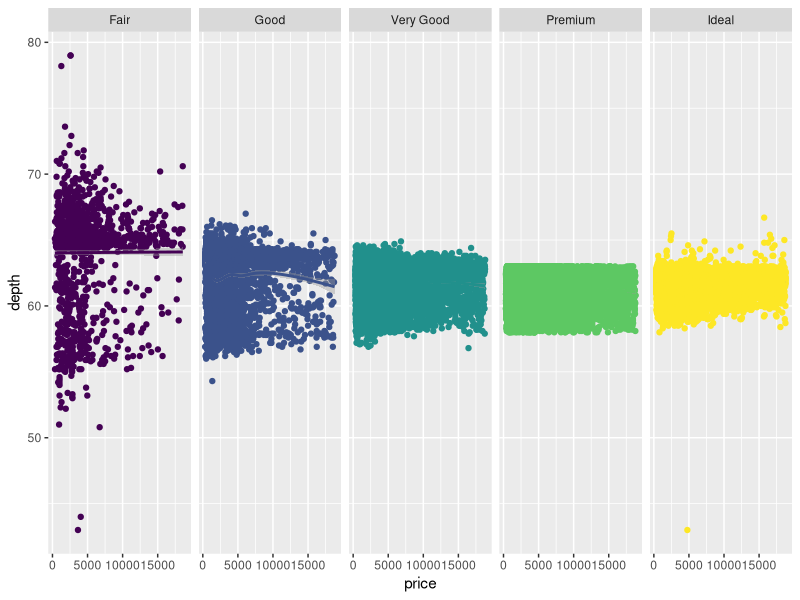
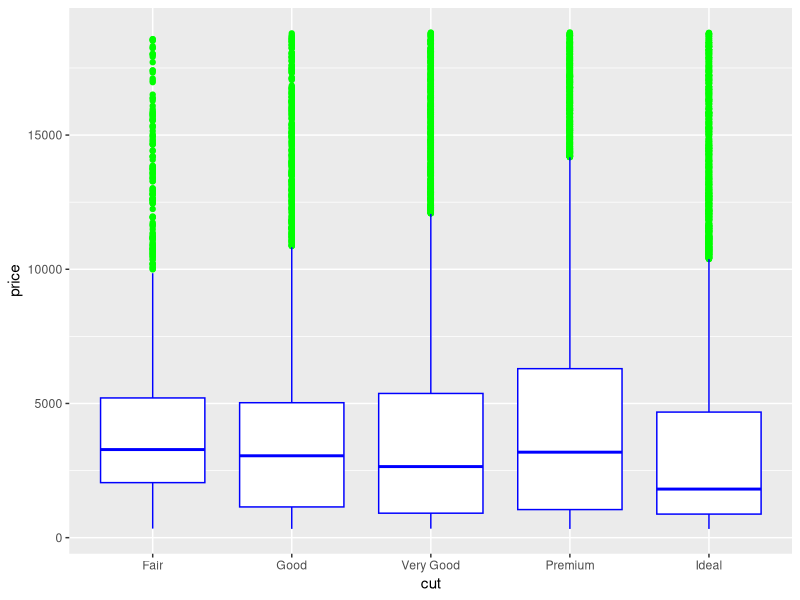
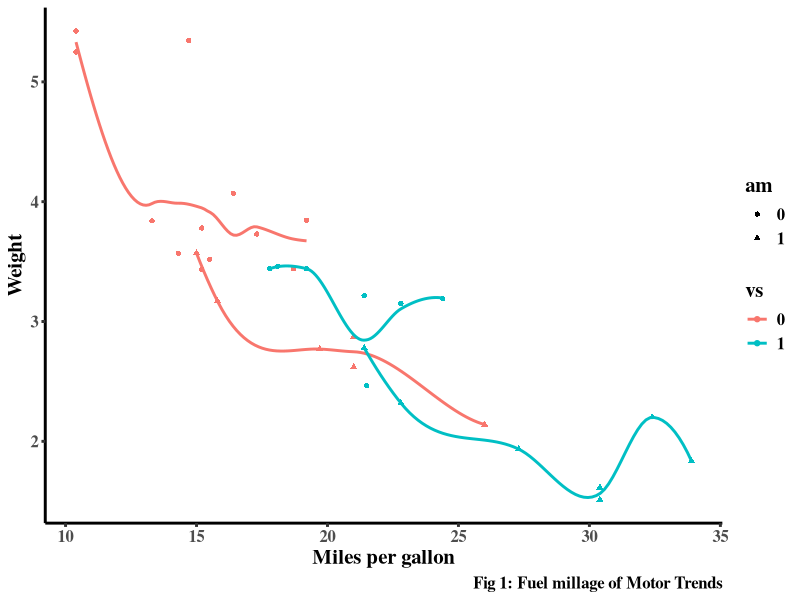

Generate these figures, in order, with R: (Note: this script raises an error after producing the figures.)

# Import the library ------------------------------------------------------

library(ggplot2)


data("diamonds")

ggplot(data = diamonds,
       mapping = aes(x = price,y = depth,col=cut))+
  geom_point()+
  geom_smooth()+
  facet_grid(~cut)+
  theme(legend.position = '')


ggplot(data=diamonds,aes(x = cut,y = price))+
  geom_boxplot(outlier.colour = 'green',col='blue')




# Import new dataset ------------------------------------------------------

data("mtcars")
View(mtcars)

library(tidyverse)

mtcars_new <- mtcars %>% 
  mutate(across(.cols = c(vs,am,gear,carb),.fns = factor))


mtcars %>% 
  mutate_at(.vars = c('vs','am','gear','carb'),.funs = factor)


ggplot(data = mtcars_new,
       mapping = aes(x = mpg,y = wt,col=vs,shape=am))+
  geom_point()+
  geom_smooth(se=FALSE)+
  labs(y='Weight',x='Miles per gallon',caption = 'Fig 1: Fuel millage of Motor Trends')+
  theme_classic()+
  theme(text = element_text(family = 'serif',face = 'bold',size = 15),plot.title = element_text(hjust = 0.5),
        axis.ticks = element_line(size = 1),
        axis.line = element_line(size = 1))
  

# Bar Plot  ---------------------------------------------------------------

ggplot(data = mtcars_new,mapping = aes(x = gear,y = mpg,fill=carb))+
  geom_col(position = position_dodge())+
  theme_classic()+
  coord_cartesian(expand = c(0,0))


# How to supply manual colors to fill the bar plot


# Histogram and Density Plot ----------------------------------------------

ggplot(data = mtcars_new,
       mapping = aes(x = mpg,fill=am))+
  geom_histogram(binwidth = 1)+
  facet_grid(~gear)



# Density Plot -------------------------------------------------------

ggplot(data = mtcars_new,
       mapping = aes(x = mpg,fill=am))+
  geom_density()+
  theme_classic()+
  coord_cartesian(expand = c(0,0))



ggplot(data = mtcars_new,
       mapping = aes(gear,fill=am))+
  geom_bar()
